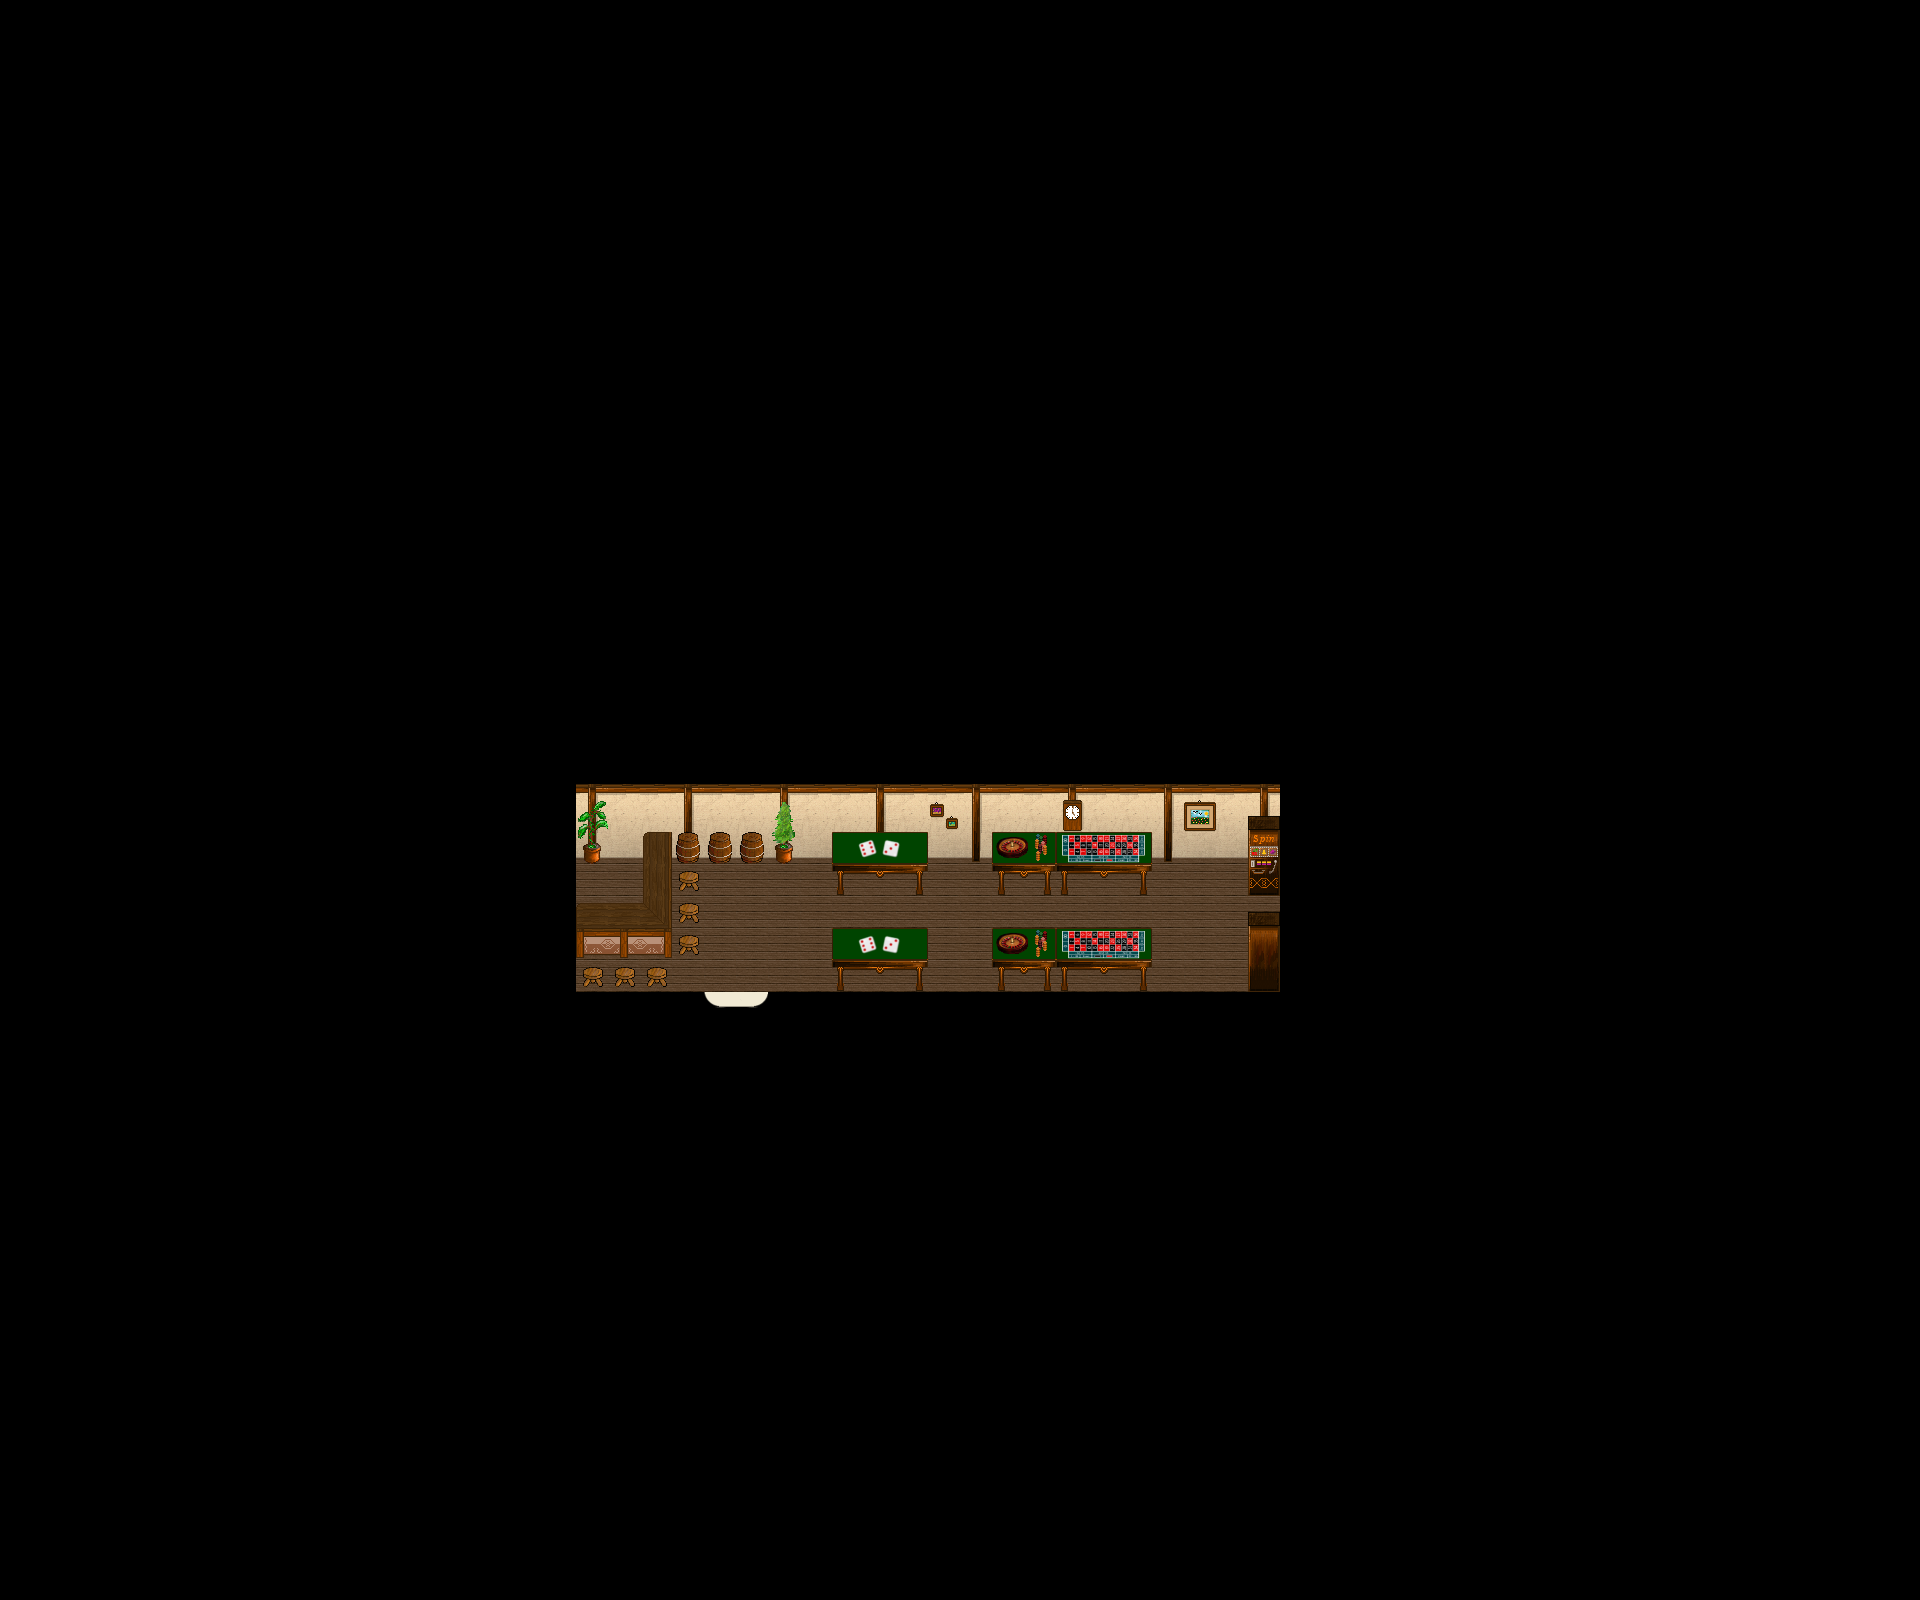

Below is a game level as drawn by its tile map, then a one-line description and the .tmx that defines it (tile-layer data replaced by summaries):
An orthogonal 60x50 tile map with 32x32 px tiles, 4 tile layers (Ground, Ground, Ground, Fringe), 3 hidden layers not drawn, 5 tilesets and 2 objects (WARP, SCRIPT).

<map version="1.0" orientation="orthogonal" width="60" height="50" tilewidth="32" tileheight="32">
 <properties>
  <property name="music" value="inside.ogg" />
 </properties>
 <tileset firstgid="1" name="collision1_32_32" tilewidth="32" tileheight="32">
  <image source="../graphics/tiles/collision1_32_32.png" width="1024" height="1024" />
 </tileset>
 <tileset firstgid="1025" name="indoor3_32_32" tilewidth="32" tileheight="32">
  <image source="../graphics/tiles/indoor3_32_32.png" width="1024" height="1024" />
 </tileset>
 <tileset firstgid="2049" name="indoor2_32_32" tilewidth="32" tileheight="32">
  <image source="../graphics/tiles/indoor2_32_32.png" width="1024" height="1024" />
 </tileset>
 <tileset firstgid="3073" name="indoor2_32_64" tilewidth="32" tileheight="64">
  <image source="../graphics/tiles/indoor2_32_64.png" width="1024" height="1024" />
 </tileset>
 <tileset firstgid="3585" name="indoor2_32_96" tilewidth="32" tileheight="96">
  <image source="../graphics/tiles/indoor2_32_96.png" width="1024" height="960" />
 </tileset>
 <layer name="Ground" width="60" height="50">
  <data>[3000 cells, 2999 non-empty, 4 distinct tile ids]</data>
 </layer>
 <layer name="Ground" width="60" height="50">
  <data>[3000 cells, 66 non-empty, 9 distinct tile ids]</data>
 </layer>
 <layer name="Ground" width="60" height="50">
  <data>[3000 cells, 49 non-empty, 26 distinct tile ids]</data>
 </layer>
 <layer name="Ground" width="60" height="50" visible="0">
  <data>[3000 cells, 3 non-empty, 3 distinct tile ids]</data>
 </layer>
 <layer name="Fringe" width="60" height="50">
  <data>[3000 cells, 4 non-empty, 4 distinct tile ids]</data>
 </layer>
 <layer name="Over" width="60" height="50" visible="0">
  <data>[3000 cells, 0 non-empty, 0 distinct tile ids]</data>
 </layer>
 <layer name="Collision" width="60" height="50" visible="0">
  <data>[3000 cells, 2443 non-empty, 1 distinct tile ids]</data>
 </layer>
 <objectgroup name="Object" width="60" height="50">
  <object name="Warp to city" type="WARP" x="704" y="992" width="64" height="32">
   <properties>
    <property name="DEST_MAP" value="ow-n0004-p0005-o0000" />
    <property name="DEST_X" value="1712" />
    <property name="DEST_Y" value="4816" />
   </properties>
  </object>
  <object name="External Map Events" type="SCRIPT" x="52" y="44" width="24" height="80">
   <properties>
    <property name="FILENAME" value="scripts/maps/iw-burg-cedric-gambling-house-o00-o00-o00.lua" />
   </properties>
  </object>
 </objectgroup>
</map>
